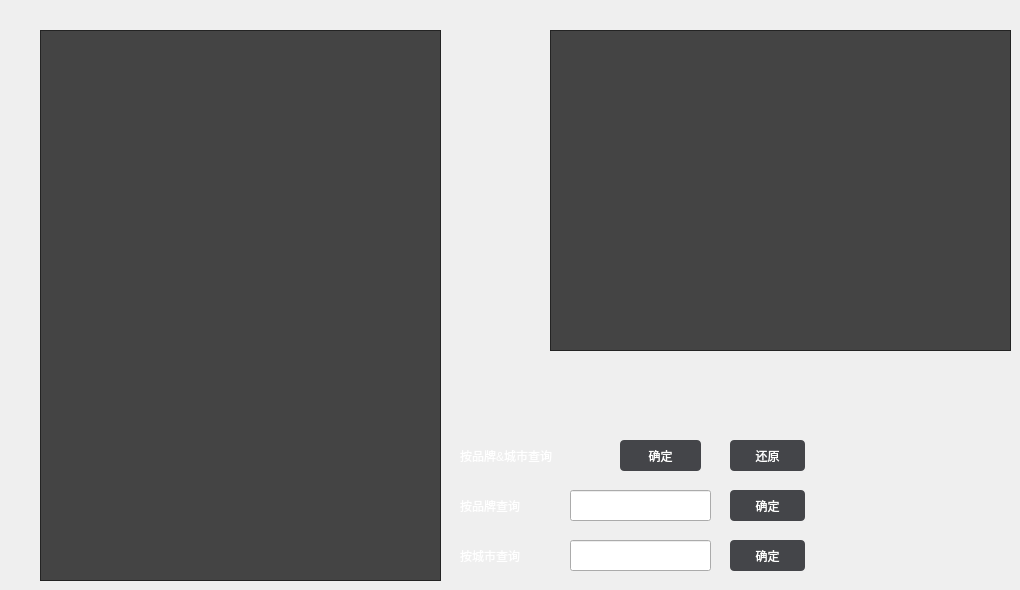
   <widget class="QWidget" name="tab_rep">
    <attribute name="title">
     <string>维修服务</string>
    </attribute>
    <widget class="QTableWidget" name="tableWidget_4">
     <property name="geometry">
      <rect>
       <x>40</x>
       <y>30</y>
       <width>401</width>
       <height>551</height>
      </rect>
     </property>
     <property name="styleSheet">
      <string notr="true">/*
tabelwidget*/
QTableWidget{
color:#DCDCDC;
background:#444444;
border:1px solid #242424;
alternate-background-color:#525252;/*交错颜色*/
gridline-color:#242424;
}

/*选中item*/
QTableWidget::item:selected{
color:#DCDCDC;
background:qlineargradient(spread:pad,x1:0,y1:0,x2:0,y2:1,stop:0 #484848,stop:1 #383838);
}

/*
悬浮item*/
QTableWidget::item:hover{
background:#5B5B5B;
}
/*表头*/
QHeaderView::section{
text-align:center;
background:#5E5E5E;
padding:3px;
margin:0px;
color:#DCDCDC;
border:1px solid #242424;
border-left-width:0;
}



/*表右侧的滑条*/
QScrollBar:vertical{
background:#484848;
padding:0px;
border-radius:6px;
max-width:12px;
}

/*滑块*/
QScrollBar::handle:vertical{
background:#CCCCCC;
}
/*
滑块悬浮，按下*/
QScrollBar::handle:hover:vertical,QScrollBar::handle:pressed:vertical{
background:#A7A7A7;
}
/*
滑块已经划过的区域*/
QScrollBar::sub-page:vertical{
background:444444;
}

/*
滑块还没有划过的区域*/
QScrollBar::add-page:vertical{
background:5B5B5B;
}

/*页面下移的按钮*/
QScrollBar::add-line:vertical{
background:none;
}
/*页面上移的按钮*/
QScrollBar::sub-line:vertical{
background:none;
}
</string>
     </property>
    </widget>
    <widget class="QTableWidget" name="tableWidget_5">
     <property name="geometry">
      <rect>
       <x>550</x>
       <y>30</y>
       <width>461</width>
       <height>321</height>
      </rect>
     </property>
     <property name="styleSheet">
      <string notr="true">/*
tabelwidget*/
QTableWidget{
color:#DCDCDC;
background:#444444;
border:1px solid #242424;
alternate-background-color:#525252;/*交错颜色*/
gridline-color:#242424;
}

/*选中item*/
QTableWidget::item:selected{
color:#DCDCDC;
background:qlineargradient(spread:pad,x1:0,y1:0,x2:0,y2:1,stop:0 #484848,stop:1 #383838);
}

/*
悬浮item*/
QTableWidget::item:hover{
background:#5B5B5B;
}
/*表头*/
QHeaderView::section{
text-align:center;
background:#5E5E5E;
padding:3px;
margin:0px;
color:#DCDCDC;
border:1px solid #242424;
border-left-width:0;
}



/*表右侧的滑条*/
QScrollBar:vertical{
background:#484848;
padding:0px;
border-radius:6px;
max-width:12px;
}

/*滑块*/
QScrollBar::handle:vertical{
background:#CCCCCC;
}
/*
滑块悬浮，按下*/
QScrollBar::handle:hover:vertical,QScrollBar::handle:pressed:vertical{
background:#A7A7A7;
}
/*
滑块已经划过的区域*/
QScrollBar::sub-page:vertical{
background:444444;
}

/*
滑块还没有划过的区域*/
QScrollBar::add-page:vertical{
background:5B5B5B;
}

/*页面下移的按钮*/
QScrollBar::add-line:vertical{
background:none;
}
/*页面上移的按钮*/
QScrollBar::sub-line:vertical{
background:none;
}
</string>
     </property>
    </widget>
    <widget class="QLabel" name="label_7">
     <property name="geometry">
      <rect>
       <x>460</x>
       <y>540</y>
       <width>111</width>
       <height>31</height>
      </rect>
     </property>
     <property name="styleSheet">
      <string notr="true">font: 14pt &quot;黑体&quot;;

color: rgb(255, 255, 255);</string>
     </property>
     <property name="text">
      <string>按城市查询</string>
     </property>
    </widget>
    <widget class="QPushButton" name="pushButton_3">
     <property name="geometry">
      <rect>
       <x>730</x>
       <y>540</y>
       <width>75</width>
       <height>31</height>
      </rect>
     </property>
     <property name="styleSheet">
      <string notr="true">QPushButton{
	font: 14pt &quot;黑体&quot;;
		border-radius: 4px;
		border: none;
		width: 75px;
		height: 25px;
}
QPushButton:enabled {
        background: rgb(68, 69, 73);
        color: white;
}
QPushButton:!enabled {
        background: rgb(100, 100, 100);
        color: rgb(200, 200, 200);
}
QPushButton:enabled:hover{
        background: rgb(85, 85, 85);
}
QPushButton:enabled:pressed{
        background: rgb(150, 80, 80);
}

</string>
     </property>
     <property name="text">
      <string> 确定 </string>
     </property>
    </widget>
    <widget class="QLabel" name="label_8">
     <property name="geometry">
      <rect>
       <x>460</x>
       <y>490</y>
       <width>121</width>
       <height>31</height>
      </rect>
     </property>
     <property name="styleSheet">
      <string notr="true">font: 14pt &quot;黑体&quot;;

color: rgb(255, 255, 255);</string>
     </property>
     <property name="text">
      <string>按品牌查询</string>
     </property>
    </widget>
    <widget class="QPushButton" name="pushButton_4">
     <property name="geometry">
      <rect>
       <x>730</x>
       <y>490</y>
       <width>75</width>
       <height>31</height>
      </rect>
     </property>
     <property name="styleSheet">
      <string notr="true">QPushButton{
	font: 14pt &quot;黑体&quot;;
		border-radius: 4px;
		border: none;
		width: 75px;
		height: 25px;
}
QPushButton:enabled {
        background: rgb(68, 69, 73);
        color: white;
}
QPushButton:!enabled {
        background: rgb(100, 100, 100);
        color: rgb(200, 200, 200);
}
QPushButton:enabled:hover{
        background: rgb(85, 85, 85);
}
QPushButton:enabled:pressed{
        background: rgb(150, 80, 80);
}

</string>
     </property>
     <property name="text">
      <string> 确定 </string>
     </property>
    </widget>
    <widget class="QLineEdit" name="lineEdit_3">
     <property name="geometry">
      <rect>
       <x>570</x>
       <y>540</y>
       <width>141</width>
       <height>31</height>
      </rect>
     </property>
     <property name="styleSheet">
      <string notr="true">font: 14pt &quot;黑体&quot;;

color: rgb(0, 0, 0);</string>
     </property>
    </widget>
    <widget class="QLineEdit" name="lineEdit_4">
     <property name="geometry">
      <rect>
       <x>570</x>
       <y>490</y>
       <width>141</width>
       <height>31</height>
      </rect>
     </property>
     <property name="styleSheet">
      <string notr="true">font: 14pt &quot;黑体&quot;;

color: rgb(0, 0, 0);</string>
     </property>
    </widget>
    <widget class="QLabel" name="label_10">
     <property name="geometry">
      <rect>
       <x>460</x>
       <y>440</y>
       <width>171</width>
       <height>31</height>
      </rect>
     </property>
     <property name="styleSheet">
      <string notr="true">font: 14pt &quot;黑体&quot;;

color: rgb(255, 255, 255);</string>
     </property>
     <property name="text">
      <string>按品牌&amp;城市查询</string>
     </property>
    </widget>
    <widget class="QPushButton" name="pushButton_7">
     <property name="geometry">
      <rect>
       <x>620</x>
       <y>440</y>
       <width>81</width>
       <height>31</height>
      </rect>
     </property>
     <property name="styleSheet">
      <string notr="true">QPushButton{
	font: 14pt &quot;黑体&quot;;
		border-radius: 4px;
		border: none;
		width: 75px;
		height: 25px;
}
QPushButton:enabled {
        background: rgb(68, 69, 73);
        color: white;
}
QPushButton:!enabled {
        background: rgb(100, 100, 100);
        color: rgb(200, 200, 200);
}
QPushButton:enabled:hover{
        background: rgb(85, 85, 85);
}
QPushButton:enabled:pressed{
        background: rgb(150, 80, 80);
}

</string>
     </property>
     <property name="text">
      <string> 确定 </string>
     </property>
    </widget>
    <widget class="QPushButton" name="pushButton_8">
     <property name="geometry">
      <rect>
       <x>730</x>
       <y>440</y>
       <width>75</width>
       <height>31</height>
      </rect>
     </property>
     <property name="styleSheet">
      <string notr="true">QPushButton{
	font: 14pt &quot;黑体&quot;;
		border-radius: 4px;
		border: none;
		width: 75px;
		height: 25px;
}
QPushButton:enabled {
        background: rgb(68, 69, 73);
        color: white;
}
QPushButton:!enabled {
        background: rgb(100, 100, 100);
        color: rgb(200, 200, 200);
}
QPushButton:enabled:hover{
        background: rgb(85, 85, 85);
}
QPushButton:enabled:pressed{
        background: rgb(150, 80, 80);
}

</string>
     </property>
     <property name="text">
      <string> 还原 </string>
     </property>
    </widget>
   </widget>
